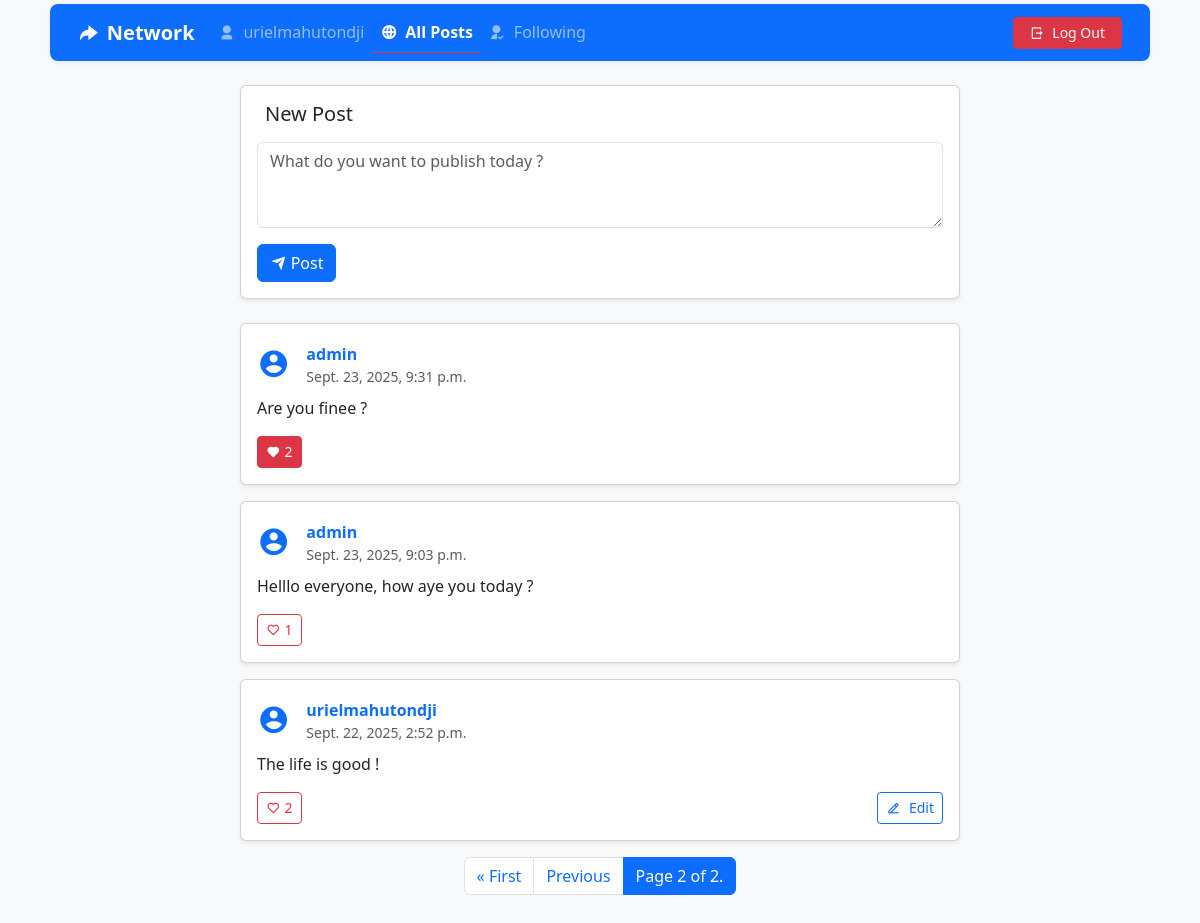
/all-post?page=2 (signed in), run on the app's committed database.
### network/models.py (models this page shows, shortened)
class User(AbstractUser):
    pass

class Posts(models.Model):
    user = models.ForeignKey(User, on_delete=models.CASCADE, related_name="posts")
    content = models.TextField()
    timestamp = models.DateTimeField(auto_now_add=True)
    likes = models.ManyToManyField(User, related_name="liked_posts", blank=True)

### network/views.py (the view)
# urls.py: path("all-post", views.index, name="index"),
@login_required
def index(request):
    posts = Posts.objects.all().order_by('-timestamp')
    paginator = Paginator(posts, 3)
    page_number = request.GET.get("page")
    page_obj = paginator.get_page(page_number)
    return render(request, "network/index.html", {"page_obj": page_obj})

### network/templates/network/index.html (shortened to what this page needs)
{% extends "network/layout.html" %}
{% block body %}
    <div class="container my-4">
        <div class="row">
            <div class="col-lg-8 mx-auto">
                <div class="card shadow-sm mb-4">
                    <div class="card-body">
                        <h5 class="card-title mb-3">New Post</h5>
                        <form action="{% url 'create_post' %}" method="post">
                            <div class="mb-3">
                                <textarea class="form-control" name="content" rows="3" placeholder="What do you want to publish today ?"></textarea>
                            </div>
                            <div class="d-flex justify-content-between align-items-center">
                                <button type="submit" class="btn btn-primary">
                                    <i class="ri-send-plane-fill me-1"></i>Post
                                </button>
                            </div>
                        </form>
                    </div>
                </div>
                <div class="posts-container">
                {% for post in page_obj %}
                    <div class="card shadow-sm mb-3 post-card">
                        <div class="card-body">
                            <div class="d-flex justify-content-between align-items-start mb-2">
                                <div class="d-flex align-items-center">
                                    <div class="profile-avatar me-3">
                                        <i class="ri-account-circle-fill text-primary fs-2"></i>
                                    </div>
                                    <div class="d-flex flex-column">
                                        <a href="{% url 'profile' post.user.username %}" class="mb-0 fw-bold text-primary text-decoration-none">{{ post.user.username }}</a>
                                        <small class="text-muted">{{ post.timestamp }}</small>
                                    </div>
                                </div>
                            </div>
                            <p class="post-content" id="content-{{ post.id }}">
                                {{ post.content }}
                            </p>
                            <div class="d-flex justify-content-between align-items-center mt-3">
                                <button class="btn {% if user in post.likes.all %}btn-danger{% else %}btn-outline-danger{% endif %} btn-sm like-btn" data-post-id="{{ post.id }}">
                                    <i class="{% if user in post.likes.all %}ri-heart-fill{% else %}ri-heart-line{% endif %} me-1"></i><span class="like-count">{{ post.likes.count }}</span>
                                </button>
                                {% if user == post.user %}
                                    <button class="btn btn-outline-primary btn-sm edit-btn" data-post-id="{{ post.id }}">
                                        <i class="ri-edit-2-line me-2"></i>Edit
                                    </button>
                                {% endif %}
                            </div>
                        </div>
                    </div>
                {% endfor %}
                <nav aria-label="...">
                    <ul class="pagination justify-content-center">
                        {% if page_obj.has_previous %}
                        <li class="page-item"><a class="page-link" href="?page=1">&laquo; First</a></li>
                        <li class="page-item"><a href="?page={{ page_obj.previous_page_number }}" class="page-link">Previous</a></li>
                        {% endif %}
                        <li class="page-item active">
                        <a class="page-link" href="#" aria-current="page">Page {{ page_obj.number }} of {{ page_obj.paginator.num_pages }}.</a>
                        </li>
                    </ul>
                </nav>
            </div>
        </div>
    </div>
{% endblock %}

### network/templates/network/layout.html (shortened to what this page needs)
{% load static %}
<!DOCTYPE html>
<html lang="en">
    <head>
        <link href="https://cdn.jsdelivr.net/npm/bootstrap@5.3.8/dist/css/bootstrap.min.css" rel="stylesheet">
        <link href="https://cdn.jsdelivr.net/npm/remixicon/fonts/remixicon.css" rel="stylesheet">
        <link href="{% static 'network/styles.css' %}" rel="stylesheet">
    </head>
    <body class="container bg-light">
        <nav class="navbar navbar-expand-lg navbar-dark bg-primary shadow-sm sticky-top rounded-3 mt-1 mx-2 px-3">
        <div class="container-fluid">
            <a class="navbar-brand fw-bold d-flex align-items-center" href="#">
            <i class="ri-share-forward-fill me-2"></i> Network
            </a>
            <div class="collapse navbar-collapse" id="navbarNav">
            <ul class="navbar-nav me-auto mb-2 mb-lg-0">
                {% if user.is_authenticated %}
                <li class="nav-item">
                    <a class="nav-link {% if request.resolver_match.url_name == 'profile' %}active  fw-bold border-bottom border-danger{% endif %}" href="{% url 'profile' user.username %}">
                    <i class="ri-user-3-fill me-1"></i> {{ user.username }}
                    </a>
                </li>
                <li class="nav-item">
                <a class="nav-link {% if request.resolver_match.url_name == 'index' %}active  fw-bold border-bottom border-danger{% endif %}" href="{% url 'index' %}">
                    <i class="ri-global-line me-1"></i> All Posts
                </a>
                </li>
                <li class="nav-item">
                    <a class="nav-link {% if request.resolver_match.url_name == 'following' %}active  fw-bold border-bottom border-danger{% endif %}" href="{% url 'following' %}">
                    <i class="ri-user-follow-fill me-1"></i> Following
                    </a>
                </li>
                {% endif %}
            </ul>
            <ul class="navbar-nav ms-auto">
                {% if user.is_authenticated %}
                <li class="nav-item align-items-end text-end">
                    <a class="btn btn-danger btn-sm px-3 " href="{% url 'logout' %}">
                    <i class="ri-logout-box-r-line me-1"></i> Log Out
                    </a>
                </li>
                {% endif %}
            </ul>
            </div>
        </div>
        </nav>
        <div class="body">
            {% block body %}
            {% endblock %}
        </div>
    </body>
</html>

### data on the page
User: username "urielmahutondji"
Posts: user.username "admin", timestamp "Sept. 23, 2025, 9:31 p.m.", content "Are you finee ?", likes.count "2"
Posts: user.username "admin", timestamp "Sept. 23, 2025, 9:03 p.m.", content "Helllo everyone, how aye you today ?", likes.count "1"
Posts: user.username "urielmahutondji", timestamp "Sept. 22, 2025, 2:52 p.m.", content "The life is good !", likes.count "2"

### other printed values
{{ page_obj.number }} "2"
{{ page_obj.paginator.num_pages }} "2"
